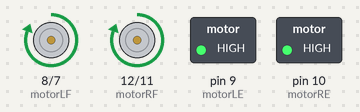
The sketch below on a simulated Arduino Uno, built with avr-gcc and run on an emulated ATmega328P. On the bench: motor-driver pin pairs drawn as motors (green arrow = first pin HIGH = forward, orange = second pin HIGH = backward, longer = more drive), switched loads named in the sketch (green lamp = pin HIGH).

Above: at 0.5 s.
At 5.0 s:
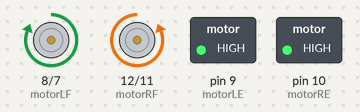
At 11.3 s:
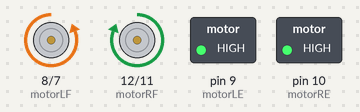
At 20.1 s:
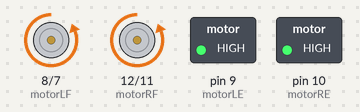
At 31.2 s:
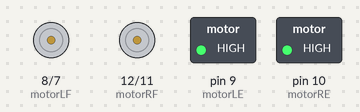
Timing chart, 0 to 41.6 s (numbered marks = the images above):
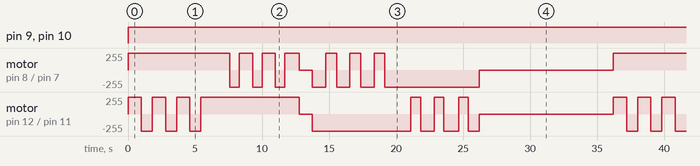

The sketch:

Figure_of_8_Backwards.ino
```cpp
/*These etsbalish the motor variables as outputs.
Therefore the motors or LEDs will be outputting.*/
void setup() {
  setupPins();

  Serial.begin(115200);
}

/*This loop creates two squares, which form a figure of eight.
It then does reverse manoeuvre.*/
void loop() {
 forward();
 delay(1000);
 stop();
 rightTurn();
 forward();
 delay(1000);
 stop();
 rightTurn();
 forward();
 delay(1000);
 rightTurn();
 forward();
 delay(2150);

 stop();
 leftTurn();
 forward();
 delay(1000);
 stop();
 leftTurn();
 forward();
 delay(1000);
 leftTurn();
 forward();
 delay(1050);
 stop();
 delay(1000);

 reverse();
 delay(1000);
 stop();
 rightTurn(800);
 reverse();
 delay(1000);
 stop();
 rightTurn(800);
 reverse();
 delay(1000);
 rightTurn(800);
 reverse();
 delay(1950);

 leftTurn(730);
 reverse();
 delay(1000);
 stop();
 leftTurn(730);
 reverse();
 delay(1100);
 stop();
 leftTurn(730);
 reverse();
 delay(800);
 stop();
 delay(10000);
}
```

Control_Functions.ino
```cpp
// Left Pins
const int motorLE = 9;              //Left Motor Enable
const int motorLB = 7;              //Left Motor Backwards
const int motorLF = 8;              //Left Motor Forwards

// Right Pins
const int motorRE = 10;             //Right Motor Enable
const int motorRF = 12;             //Right Motor Forwards
const int motorRB = 11;             //Right Motor Backwards


void setupPins() {
  pinMode(motorLE, OUTPUT);        //These set up the motor variables as outputs.
  pinMode(motorLB, OUTPUT);        //As they're outputs, the motors on the rover will start or stop according to the code.
  pinMode(motorLF, OUTPUT);
  pinMode(motorRE, OUTPUT);
  pinMode(motorRB, OUTPUT);
  pinMode(motorRF, OUTPUT);
}

/* This function will move the rover forwards.
With this, both motors are enabled
The backwards motors are off and the forwards are on.
Therefore the rover moves forwards.*/
void forward() {
  digitalWrite(motorLE, HIGH);
  digitalWrite(motorRE, HIGH);
  digitalWrite(motorRB, LOW);
  digitalWrite(motorLB, LOW);
  digitalWrite(motorRF, HIGH);        //Having 'HIGH' and 'LOW' values sets these up to either not run, or to have the motors at their full speed of 255.
  digitalWrite(motorLF, HIGH);        //This 255 is not changeable within this.
}

void forward(int rms, int lms) {     //The use of 'rms' and 'lms' sets up the rover to be moving at the specific speeds dictated by us or the surroundings via these integer inputs of the motor speeds.
  digitalWrite(motorLE, HIGH);
  digitalWrite(motorRE, HIGH);
  digitalWrite(motorRB, LOW);
  digitalWrite(motorLB, LOW);
  analogWrite(motorRF, rms);        //Due to this being parts of the forwards function, the 'rms and 'lms' is only applied to the forward motor variables.
  analogWrite(motorLF, lms);
}


/* This function will stop the rover.
With this, both motors are enabled, however
Neither the forwards or backwards are on
so it doesn't move at all.*/
void stop() {
  digitalWrite(motorLE, HIGH);
  digitalWrite(motorRE, HIGH);
  digitalWrite(motorRB, LOW);
  digitalWrite(motorLB, LOW);
  digitalWrite(motorRF, LOW);
  digitalWrite(motorLF, LOW);     //As this is only stopping the rover, there is no need for specific speed values.
}


/*This function will move the rover backwards.
With this, both motors are enabled The backwards motors are enabled.
However the forwards aren't, resulting in a reverse.*/
void reverse() {
  digitalWrite(motorLE, HIGH);
  digitalWrite(motorRE, HIGH);
  digitalWrite(motorRB, HIGH);        //This is the generic reverse function, the reverses are simply 'HIGH' for full speed.
  digitalWrite(motorLB, HIGH);
  digitalWrite(motorRF, LOW);
  digitalWrite(motorLF, LOW);
}

void rightTurn() {                   //We've been using a right turn that is a right-angle. We've kept this as a separate function to give us the option of a right-angle or a different dictated angle to the right.
  rightTurn(812);                    //'812' is the number value we've found to consistently produce a right-angle.
}

void rightTurn(int amount){         //In comparison, the time turned is optional here and can be chnaged to fit a specific task.
  digitalWrite(motorLE, HIGH);
  digitalWrite(motorRE, HIGH);
  digitalWrite(motorRB, HIGH);
  digitalWrite(motorLB, LOW);
  digitalWrite(motorRF, LOW);
  digitalWrite(motorLF, HIGH);
  delay(amount);
}

void leftTurn() {                  //This reflects how we structured the right turn, with a particular value ('708') that we know to turn at a right-angle.
  leftTurn(708);
}

void leftTurn(int amount){
  digitalWrite(motorLE, HIGH);
  digitalWrite(motorRE, HIGH);
  digitalWrite(motorRB, LOW);
  digitalWrite(motorLB, HIGH);
  digitalWrite(motorRF, HIGH);
  digitalWrite(motorLF, LOW);
  delay(amount);
}
```

Measured:
- by itself, pin 9 (motorLE), pin 10 (motorRE): LOW → HIGH at 0.00 s
- by itself, motor on pin 8 (motorLF) / pin 7 (motorLB): repeats every 36.2 s: 2 × (backward 255/255 0.71 s, forward 255/255 1.0 s), backward 255/255 0.71 s, forward 255/255 1.1 s, stopped 1.0 s, 3 × (backward 255/255 1.0 s, forward 255/255 0.80 s), backward 255/255 7.0 s, stopped 10.0 s, forward 255/255 7.6 s
